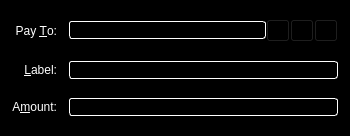
<?xml version="1.0" encoding="UTF-8"?>
<ui version="4.0">
 <class>SendCoinsEntry</class>
 <widget class="QFrame" name="SendCoinsEntry">
  <property name="geometry">
   <rect>
    <x>0</x>
    <y>0</y>
    <width>350</width>
    <height>136</height>
   </rect>
  </property>
  <property name="windowTitle">
   <string>Form</string>
  </property>
  <property name="styleSheet">
   <string notr="true">color: rgb(255, 255, 255);
background-color: rgb(0, 0, 0);
alternate-background-color: rgb(0, 0, 0);</string>
  </property>
  <property name="frameShape">
   <enum>QFrame::StyledPanel</enum>
  </property>
  <property name="frameShadow">
   <enum>QFrame::Sunken</enum>
  </property>
  <layout class="QGridLayout" name="gridLayout">
   <property name="spacing">
    <number>12</number>
   </property>
   <item row="5" column="0">
    <widget class="QLabel" name="label">
     <property name="text">
      <string>A&amp;mount:</string>
     </property>
     <property name="alignment">
      <set>Qt::AlignRight|Qt::AlignTrailing|Qt::AlignVCenter</set>
     </property>
     <property name="buddy">
      <cstring>payAmount</cstring>
     </property>
    </widget>
   </item>
   <item row="3" column="0">
    <widget class="QLabel" name="label_2">
     <property name="text">
      <string>Pay &amp;To:</string>
     </property>
     <property name="alignment">
      <set>Qt::AlignRight|Qt::AlignTrailing|Qt::AlignVCenter</set>
     </property>
     <property name="buddy">
      <cstring>payTo</cstring>
     </property>
    </widget>
   </item>
   <item row="5" column="1">
    <widget class="BitcoinAmountField" name="payAmount">
     <property name="styleSheet">
      <string notr="true">background: rgb(0,0,0); color: rgb(255,255,255); border: 1px inset white; border-radius: 3px; margin: 0px;</string>
     </property>
    </widget>
   </item>
   <item row="4" column="0">
    <widget class="QLabel" name="label_4">
     <property name="text">
      <string>&amp;Label:</string>
     </property>
     <property name="alignment">
      <set>Qt::AlignRight|Qt::AlignTrailing|Qt::AlignVCenter</set>
     </property>
     <property name="buddy">
      <cstring>addAsLabel</cstring>
     </property>
    </widget>
   </item>
   <item row="3" column="1">
    <layout class="QHBoxLayout" name="payToLayout">
     <property name="spacing">
      <number>0</number>
     </property>
     <item>
      <widget class="QValidatedLineEdit" name="payTo">
       <property name="toolTip">
        <string>The address to send the payment to (e.g. C8gZqgY4r2RoEdqYk3QsAqFckyf9pRHN6i)</string>
       </property>
       <property name="styleSheet">
        <string notr="true">background: rgb(0,0,0); color: rgb(255,255,255); border: 1px inset white; border-radius: 3px; margin: 0px;</string>
       </property>
       <property name="maxLength">
        <number>80</number>
       </property>
      </widget>
     </item>
     <item>
      <widget class="QToolButton" name="addressBookButton">
       <property name="toolTip">
        <string>Choose address from address book</string>
       </property>
       <property name="text">
        <string/>
       </property>
       <property name="icon">
        <iconset resource="../bitcoin.qrc">
         <normaloff>:/icons/address-book</normaloff>:/icons/address-book</iconset>
       </property>
       <property name="shortcut">
        <string>Alt+A</string>
       </property>
      </widget>
     </item>
     <item>
      <widget class="QToolButton" name="pasteButton">
       <property name="toolTip">
        <string>Paste address from clipboard</string>
       </property>
       <property name="text">
        <string/>
       </property>
       <property name="icon">
        <iconset resource="../bitcoin.qrc">
         <normaloff>:/icons/editpaste</normaloff>:/icons/editpaste</iconset>
       </property>
       <property name="shortcut">
        <string>Alt+P</string>
       </property>
      </widget>
     </item>
     <item>
      <widget class="QToolButton" name="deleteButton">
       <property name="toolTip">
        <string>Remove this recipient</string>
       </property>
       <property name="text">
        <string/>
       </property>
       <property name="icon">
        <iconset resource="../bitcoin.qrc">
         <normaloff>:/icons/remove</normaloff>:/icons/remove</iconset>
       </property>
      </widget>
     </item>
    </layout>
   </item>
   <item row="4" column="1">
    <widget class="QValidatedLineEdit" name="addAsLabel">
     <property name="toolTip">
      <string>Enter a label for this address to add it to your address book</string>
     </property>
     <property name="styleSheet">
      <string notr="true">background: rgb(0,0,0); color: rgb(255,255,255); border: 1px inset white; border-radius: 3px; margin: 0px;</string>
     </property>
    </widget>
   </item>
  </layout>
 </widget>
 <customwidgets>
  <customwidget>
   <class>QValidatedLineEdit</class>
   <extends>QLineEdit</extends>
   <header>qvalidatedlineedit.h</header>
  </customwidget>
  <customwidget>
   <class>BitcoinAmountField</class>
   <extends>QLineEdit</extends>
   <header>bitcoinamountfield.h</header>
   <container>1</container>
  </customwidget>
 </customwidgets>
 <resources>
  <include location="../bitcoin.qrc"/>
 </resources>
 <connections/>
</ui>
